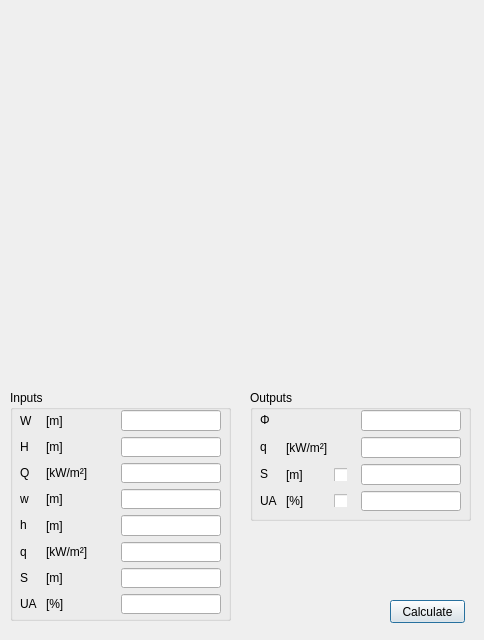
<?xml version="1.0" encoding="UTF-8"?>
<ui version="4.0">
 <class>dialog_4_1_br187_parallel</class>
 <widget class="QDialog" name="dialog_4_1_br187_parallel">
  <property name="geometry">
   <rect>
    <x>0</x>
    <y>0</y>
    <width>484</width>
    <height>640</height>
   </rect>
  </property>
  <property name="windowTitle">
   <string>Dialog</string>
  </property>
  <widget class="QGroupBox" name="groupBox_2">
   <property name="geometry">
    <rect>
     <x>250</x>
     <y>390</y>
     <width>221</width>
     <height>131</height>
    </rect>
   </property>
   <property name="title">
    <string>Outputs</string>
   </property>
   <widget class="QWidget" name="gridLayoutWidget_2">
    <property name="geometry">
     <rect>
      <x>10</x>
      <y>20</y>
      <width>201</width>
      <height>101</height>
     </rect>
    </property>
    <layout class="QGridLayout" name="gridLayout_2">
     <item row="0" column="0">
      <widget class="QLabel" name="label_11">
       <property name="sizePolicy">
        <sizepolicy hsizetype="Fixed" vsizetype="Fixed">
         <horstretch>0</horstretch>
         <verstretch>0</verstretch>
        </sizepolicy>
       </property>
       <property name="minimumSize">
        <size>
         <width>20</width>
         <height>0</height>
        </size>
       </property>
       <property name="maximumSize">
        <size>
         <width>20</width>
         <height>16777215</height>
        </size>
       </property>
       <property name="text">
        <string>Φ</string>
       </property>
      </widget>
     </item>
     <item row="0" column="4">
      <widget class="QLineEdit" name="lineEdit_11">
       <property name="sizePolicy">
        <sizepolicy hsizetype="Fixed" vsizetype="Fixed">
         <horstretch>0</horstretch>
         <verstretch>0</verstretch>
        </sizepolicy>
       </property>
       <property name="minimumSize">
        <size>
         <width>0</width>
         <height>0</height>
        </size>
       </property>
       <property name="maximumSize">
        <size>
         <width>100</width>
         <height>16777215</height>
        </size>
       </property>
      </widget>
     </item>
     <item row="3" column="1">
      <widget class="QLabel" name="label_21">
       <property name="text">
        <string>[%]</string>
       </property>
      </widget>
     </item>
     <item row="2" column="4">
      <widget class="QLineEdit" name="lineEdit_10">
       <property name="sizePolicy">
        <sizepolicy hsizetype="Fixed" vsizetype="Fixed">
         <horstretch>0</horstretch>
         <verstretch>0</verstretch>
        </sizepolicy>
       </property>
       <property name="minimumSize">
        <size>
         <width>0</width>
         <height>0</height>
        </size>
       </property>
       <property name="maximumSize">
        <size>
         <width>100</width>
         <height>16777215</height>
        </size>
       </property>
      </widget>
     </item>
     <item row="2" column="2">
      <widget class="QCheckBox" name="checkBox_2">
       <property name="sizePolicy">
        <sizepolicy hsizetype="Fixed" vsizetype="Fixed">
         <horstretch>0</horstretch>
         <verstretch>0</verstretch>
        </sizepolicy>
       </property>
       <property name="minimumSize">
        <size>
         <width>13</width>
         <height>13</height>
        </size>
       </property>
       <property name="maximumSize">
        <size>
         <width>13</width>
         <height>13</height>
        </size>
       </property>
       <property name="text">
        <string/>
       </property>
      </widget>
     </item>
     <item row="1" column="0">
      <widget class="QLabel" name="label_12">
       <property name="sizePolicy">
        <sizepolicy hsizetype="Fixed" vsizetype="Fixed">
         <horstretch>0</horstretch>
         <verstretch>0</verstretch>
        </sizepolicy>
       </property>
       <property name="minimumSize">
        <size>
         <width>20</width>
         <height>0</height>
        </size>
       </property>
       <property name="maximumSize">
        <size>
         <width>20</width>
         <height>16777215</height>
        </size>
       </property>
       <property name="text">
        <string>q</string>
       </property>
      </widget>
     </item>
     <item row="1" column="1">
      <widget class="QLabel" name="label_25">
       <property name="text">
        <string>[kW/m²]</string>
       </property>
      </widget>
     </item>
     <item row="0" column="3">
      <spacer name="horizontalSpacer_2">
       <property name="orientation">
        <enum>Qt::Horizontal</enum>
       </property>
       <property name="sizeHint" stdset="0">
        <size>
         <width>40</width>
         <height>20</height>
        </size>
       </property>
      </spacer>
     </item>
     <item row="3" column="2">
      <widget class="QCheckBox" name="checkBox">
       <property name="sizePolicy">
        <sizepolicy hsizetype="Fixed" vsizetype="Fixed">
         <horstretch>0</horstretch>
         <verstretch>0</verstretch>
        </sizepolicy>
       </property>
       <property name="minimumSize">
        <size>
         <width>13</width>
         <height>13</height>
        </size>
       </property>
       <property name="maximumSize">
        <size>
         <width>13</width>
         <height>13</height>
        </size>
       </property>
       <property name="text">
        <string/>
       </property>
      </widget>
     </item>
     <item row="2" column="1">
      <widget class="QLabel" name="label_22">
       <property name="text">
        <string>[m]</string>
       </property>
      </widget>
     </item>
     <item row="1" column="4">
      <widget class="QLineEdit" name="lineEdit_12">
       <property name="sizePolicy">
        <sizepolicy hsizetype="Fixed" vsizetype="Fixed">
         <horstretch>0</horstretch>
         <verstretch>0</verstretch>
        </sizepolicy>
       </property>
       <property name="minimumSize">
        <size>
         <width>0</width>
         <height>0</height>
        </size>
       </property>
       <property name="maximumSize">
        <size>
         <width>100</width>
         <height>16777215</height>
        </size>
       </property>
      </widget>
     </item>
     <item row="3" column="0">
      <widget class="QLabel" name="label_9">
       <property name="sizePolicy">
        <sizepolicy hsizetype="Fixed" vsizetype="Fixed">
         <horstretch>0</horstretch>
         <verstretch>0</verstretch>
        </sizepolicy>
       </property>
       <property name="minimumSize">
        <size>
         <width>20</width>
         <height>0</height>
        </size>
       </property>
       <property name="maximumSize">
        <size>
         <width>20</width>
         <height>16777215</height>
        </size>
       </property>
       <property name="text">
        <string>UA</string>
       </property>
      </widget>
     </item>
     <item row="3" column="4">
      <widget class="QLineEdit" name="lineEdit_9">
       <property name="sizePolicy">
        <sizepolicy hsizetype="Fixed" vsizetype="Fixed">
         <horstretch>0</horstretch>
         <verstretch>0</verstretch>
        </sizepolicy>
       </property>
       <property name="minimumSize">
        <size>
         <width>0</width>
         <height>0</height>
        </size>
       </property>
       <property name="maximumSize">
        <size>
         <width>100</width>
         <height>16777215</height>
        </size>
       </property>
      </widget>
     </item>
     <item row="2" column="0">
      <widget class="QLabel" name="label_10">
       <property name="sizePolicy">
        <sizepolicy hsizetype="Fixed" vsizetype="Fixed">
         <horstretch>0</horstretch>
         <verstretch>0</verstretch>
        </sizepolicy>
       </property>
       <property name="minimumSize">
        <size>
         <width>20</width>
         <height>0</height>
        </size>
       </property>
       <property name="maximumSize">
        <size>
         <width>20</width>
         <height>16777215</height>
        </size>
       </property>
       <property name="text">
        <string>S</string>
       </property>
      </widget>
     </item>
    </layout>
   </widget>
  </widget>
  <widget class="QGroupBox" name="groupBox">
   <property name="geometry">
    <rect>
     <x>10</x>
     <y>390</y>
     <width>221</width>
     <height>231</height>
    </rect>
   </property>
   <property name="title">
    <string>Inputs</string>
   </property>
   <widget class="QWidget" name="gridLayoutWidget_3">
    <property name="geometry">
     <rect>
      <x>10</x>
      <y>20</y>
      <width>201</width>
      <height>204</height>
     </rect>
    </property>
    <layout class="QGridLayout" name="gridLayout_3">
     <item row="2" column="0">
      <widget class="QLabel" name="label_23">
       <property name="sizePolicy">
        <sizepolicy hsizetype="Fixed" vsizetype="Fixed">
         <horstretch>0</horstretch>
         <verstretch>0</verstretch>
        </sizepolicy>
       </property>
       <property name="minimumSize">
        <size>
         <width>20</width>
         <height>0</height>
        </size>
       </property>
       <property name="maximumSize">
        <size>
         <width>20</width>
         <height>16777215</height>
        </size>
       </property>
       <property name="toolTip">
        <string>Heat flux of emitter</string>
       </property>
       <property name="text">
        <string>Q</string>
       </property>
      </widget>
     </item>
     <item row="4" column="0">
      <widget class="QLabel" name="label_24">
       <property name="sizePolicy">
        <sizepolicy hsizetype="Fixed" vsizetype="Fixed">
         <horstretch>0</horstretch>
         <verstretch>0</verstretch>
        </sizepolicy>
       </property>
       <property name="minimumSize">
        <size>
         <width>20</width>
         <height>0</height>
        </size>
       </property>
       <property name="maximumSize">
        <size>
         <width>20</width>
         <height>16777215</height>
        </size>
       </property>
       <property name="toolTip">
        <string>Height of receiver</string>
       </property>
       <property name="text">
        <string>h</string>
       </property>
      </widget>
     </item>
     <item row="1" column="0">
      <widget class="QLabel" name="label_26">
       <property name="sizePolicy">
        <sizepolicy hsizetype="Fixed" vsizetype="Fixed">
         <horstretch>0</horstretch>
         <verstretch>0</verstretch>
        </sizepolicy>
       </property>
       <property name="minimumSize">
        <size>
         <width>20</width>
         <height>0</height>
        </size>
       </property>
       <property name="maximumSize">
        <size>
         <width>20</width>
         <height>16777215</height>
        </size>
       </property>
       <property name="toolTip">
        <string>Height of emitter</string>
       </property>
       <property name="text">
        <string>H</string>
       </property>
      </widget>
     </item>
     <item row="5" column="0">
      <widget class="QLabel" name="label_27">
       <property name="sizePolicy">
        <sizepolicy hsizetype="Fixed" vsizetype="Fixed">
         <horstretch>0</horstretch>
         <verstretch>0</verstretch>
        </sizepolicy>
       </property>
       <property name="minimumSize">
        <size>
         <width>20</width>
         <height>0</height>
        </size>
       </property>
       <property name="maximumSize">
        <size>
         <width>20</width>
         <height>16777215</height>
        </size>
       </property>
       <property name="toolTip">
        <string>Acceptable heat flux at receiver</string>
       </property>
       <property name="text">
        <string>q</string>
       </property>
      </widget>
     </item>
     <item row="5" column="3">
      <widget class="QLineEdit" name="lineEdit_13">
       <property name="sizePolicy">
        <sizepolicy hsizetype="Fixed" vsizetype="Fixed">
         <horstretch>0</horstretch>
         <verstretch>0</verstretch>
        </sizepolicy>
       </property>
       <property name="minimumSize">
        <size>
         <width>0</width>
         <height>0</height>
        </size>
       </property>
       <property name="maximumSize">
        <size>
         <width>100</width>
         <height>16777215</height>
        </size>
       </property>
       <property name="baseSize">
        <size>
         <width>0</width>
         <height>0</height>
        </size>
       </property>
      </widget>
     </item>
     <item row="6" column="0">
      <widget class="QLabel" name="label_28">
       <property name="sizePolicy">
        <sizepolicy hsizetype="Fixed" vsizetype="Fixed">
         <horstretch>0</horstretch>
         <verstretch>0</verstretch>
        </sizepolicy>
       </property>
       <property name="minimumSize">
        <size>
         <width>20</width>
         <height>0</height>
        </size>
       </property>
       <property name="maximumSize">
        <size>
         <width>20</width>
         <height>16777215</height>
        </size>
       </property>
       <property name="toolTip">
        <string>Separation distance between emitter and receiver</string>
       </property>
       <property name="text">
        <string>S</string>
       </property>
      </widget>
     </item>
     <item row="0" column="3">
      <widget class="QLineEdit" name="lineEdit_14">
       <property name="sizePolicy">
        <sizepolicy hsizetype="Fixed" vsizetype="Fixed">
         <horstretch>0</horstretch>
         <verstretch>0</verstretch>
        </sizepolicy>
       </property>
       <property name="minimumSize">
        <size>
         <width>0</width>
         <height>0</height>
        </size>
       </property>
       <property name="maximumSize">
        <size>
         <width>100</width>
         <height>16777215</height>
        </size>
       </property>
       <property name="baseSize">
        <size>
         <width>0</width>
         <height>0</height>
        </size>
       </property>
      </widget>
     </item>
     <item row="2" column="3">
      <widget class="QLineEdit" name="lineEdit_15">
       <property name="sizePolicy">
        <sizepolicy hsizetype="Fixed" vsizetype="Fixed">
         <horstretch>0</horstretch>
         <verstretch>0</verstretch>
        </sizepolicy>
       </property>
       <property name="minimumSize">
        <size>
         <width>0</width>
         <height>0</height>
        </size>
       </property>
       <property name="maximumSize">
        <size>
         <width>100</width>
         <height>16777215</height>
        </size>
       </property>
       <property name="baseSize">
        <size>
         <width>0</width>
         <height>0</height>
        </size>
       </property>
      </widget>
     </item>
     <item row="3" column="0">
      <widget class="QLabel" name="label_29">
       <property name="sizePolicy">
        <sizepolicy hsizetype="Fixed" vsizetype="Fixed">
         <horstretch>0</horstretch>
         <verstretch>0</verstretch>
        </sizepolicy>
       </property>
       <property name="minimumSize">
        <size>
         <width>20</width>
         <height>0</height>
        </size>
       </property>
       <property name="maximumSize">
        <size>
         <width>20</width>
         <height>16777215</height>
        </size>
       </property>
       <property name="toolTip">
        <string>Width of receiver</string>
       </property>
       <property name="text">
        <string>w</string>
       </property>
      </widget>
     </item>
     <item row="1" column="3">
      <widget class="QLineEdit" name="lineEdit_16">
       <property name="sizePolicy">
        <sizepolicy hsizetype="Fixed" vsizetype="Fixed">
         <horstretch>0</horstretch>
         <verstretch>0</verstretch>
        </sizepolicy>
       </property>
       <property name="minimumSize">
        <size>
         <width>0</width>
         <height>0</height>
        </size>
       </property>
       <property name="maximumSize">
        <size>
         <width>100</width>
         <height>16777215</height>
        </size>
       </property>
       <property name="baseSize">
        <size>
         <width>0</width>
         <height>0</height>
        </size>
       </property>
      </widget>
     </item>
     <item row="0" column="2">
      <spacer name="horizontalSpacer_3">
       <property name="orientation">
        <enum>Qt::Horizontal</enum>
       </property>
       <property name="sizeHint" stdset="0">
        <size>
         <width>40</width>
         <height>20</height>
        </size>
       </property>
      </spacer>
     </item>
     <item row="0" column="0">
      <widget class="QLabel" name="label_30">
       <property name="minimumSize">
        <size>
         <width>20</width>
         <height>0</height>
        </size>
       </property>
       <property name="maximumSize">
        <size>
         <width>20</width>
         <height>16777215</height>
        </size>
       </property>
       <property name="toolTip">
        <string>Width of emitter</string>
       </property>
       <property name="text">
        <string>W</string>
       </property>
      </widget>
     </item>
     <item row="7" column="0">
      <widget class="QLabel" name="label_31">
       <property name="sizePolicy">
        <sizepolicy hsizetype="Fixed" vsizetype="Fixed">
         <horstretch>0</horstretch>
         <verstretch>0</verstretch>
        </sizepolicy>
       </property>
       <property name="minimumSize">
        <size>
         <width>20</width>
         <height>0</height>
        </size>
       </property>
       <property name="maximumSize">
        <size>
         <width>20</width>
         <height>16777215</height>
        </size>
       </property>
       <property name="toolTip">
        <string>Unprotected area</string>
       </property>
       <property name="text">
        <string>UA</string>
       </property>
      </widget>
     </item>
     <item row="3" column="3">
      <widget class="QLineEdit" name="lineEdit_17">
       <property name="sizePolicy">
        <sizepolicy hsizetype="Fixed" vsizetype="Fixed">
         <horstretch>0</horstretch>
         <verstretch>0</verstretch>
        </sizepolicy>
       </property>
       <property name="minimumSize">
        <size>
         <width>0</width>
         <height>0</height>
        </size>
       </property>
       <property name="maximumSize">
        <size>
         <width>100</width>
         <height>16777215</height>
        </size>
       </property>
       <property name="baseSize">
        <size>
         <width>0</width>
         <height>0</height>
        </size>
       </property>
      </widget>
     </item>
     <item row="7" column="3">
      <widget class="QLineEdit" name="lineEdit_18">
       <property name="sizePolicy">
        <sizepolicy hsizetype="Fixed" vsizetype="Fixed">
         <horstretch>0</horstretch>
         <verstretch>0</verstretch>
        </sizepolicy>
       </property>
       <property name="minimumSize">
        <size>
         <width>0</width>
         <height>0</height>
        </size>
       </property>
       <property name="maximumSize">
        <size>
         <width>100</width>
         <height>16777215</height>
        </size>
       </property>
       <property name="baseSize">
        <size>
         <width>0</width>
         <height>0</height>
        </size>
       </property>
      </widget>
     </item>
     <item row="4" column="3">
      <widget class="QLineEdit" name="lineEdit_19">
       <property name="sizePolicy">
        <sizepolicy hsizetype="Fixed" vsizetype="Fixed">
         <horstretch>0</horstretch>
         <verstretch>0</verstretch>
        </sizepolicy>
       </property>
       <property name="minimumSize">
        <size>
         <width>0</width>
         <height>0</height>
        </size>
       </property>
       <property name="maximumSize">
        <size>
         <width>100</width>
         <height>16777215</height>
        </size>
       </property>
       <property name="baseSize">
        <size>
         <width>0</width>
         <height>0</height>
        </size>
       </property>
      </widget>
     </item>
     <item row="6" column="3">
      <widget class="QLineEdit" name="lineEdit_20">
       <property name="sizePolicy">
        <sizepolicy hsizetype="Fixed" vsizetype="Fixed">
         <horstretch>0</horstretch>
         <verstretch>0</verstretch>
        </sizepolicy>
       </property>
       <property name="minimumSize">
        <size>
         <width>0</width>
         <height>0</height>
        </size>
       </property>
       <property name="maximumSize">
        <size>
         <width>100</width>
         <height>16777215</height>
        </size>
       </property>
       <property name="baseSize">
        <size>
         <width>0</width>
         <height>0</height>
        </size>
       </property>
      </widget>
     </item>
     <item row="0" column="1">
      <widget class="QLabel" name="label_32">
       <property name="text">
        <string>[m]</string>
       </property>
      </widget>
     </item>
     <item row="1" column="1">
      <widget class="QLabel" name="label_33">
       <property name="text">
        <string>[m]</string>
       </property>
      </widget>
     </item>
     <item row="2" column="1">
      <widget class="QLabel" name="label_34">
       <property name="text">
        <string>[kW/m²]</string>
       </property>
      </widget>
     </item>
     <item row="3" column="1">
      <widget class="QLabel" name="label_35">
       <property name="text">
        <string>[m]</string>
       </property>
      </widget>
     </item>
     <item row="4" column="1">
      <widget class="QLabel" name="label_36">
       <property name="text">
        <string>[m]</string>
       </property>
      </widget>
     </item>
     <item row="5" column="1">
      <widget class="QLabel" name="label_37">
       <property name="text">
        <string>[kW/m²]</string>
       </property>
      </widget>
     </item>
     <item row="6" column="1">
      <widget class="QLabel" name="label_38">
       <property name="text">
        <string>[m]</string>
       </property>
      </widget>
     </item>
     <item row="7" column="1">
      <widget class="QLabel" name="label_39">
       <property name="text">
        <string>[%]</string>
       </property>
      </widget>
     </item>
    </layout>
   </widget>
  </widget>
  <widget class="QPushButton" name="pushButton">
   <property name="geometry">
    <rect>
     <x>390</x>
     <y>600</y>
     <width>75</width>
     <height>23</height>
    </rect>
   </property>
   <property name="text">
    <string>Calculate</string>
   </property>
  </widget>
  <widget class="QLabel" name="label">
   <property name="geometry">
    <rect>
     <x>40</x>
     <y>40</y>
     <width>400</width>
     <height>321</height>
    </rect>
   </property>
   <property name="text">
    <string/>
   </property>
   <property name="pixmap">
    <pixmap>phi_calculator_400_321.png</pixmap>
   </property>
  </widget>
 </widget>
 <resources/>
 <connections/>
</ui>
